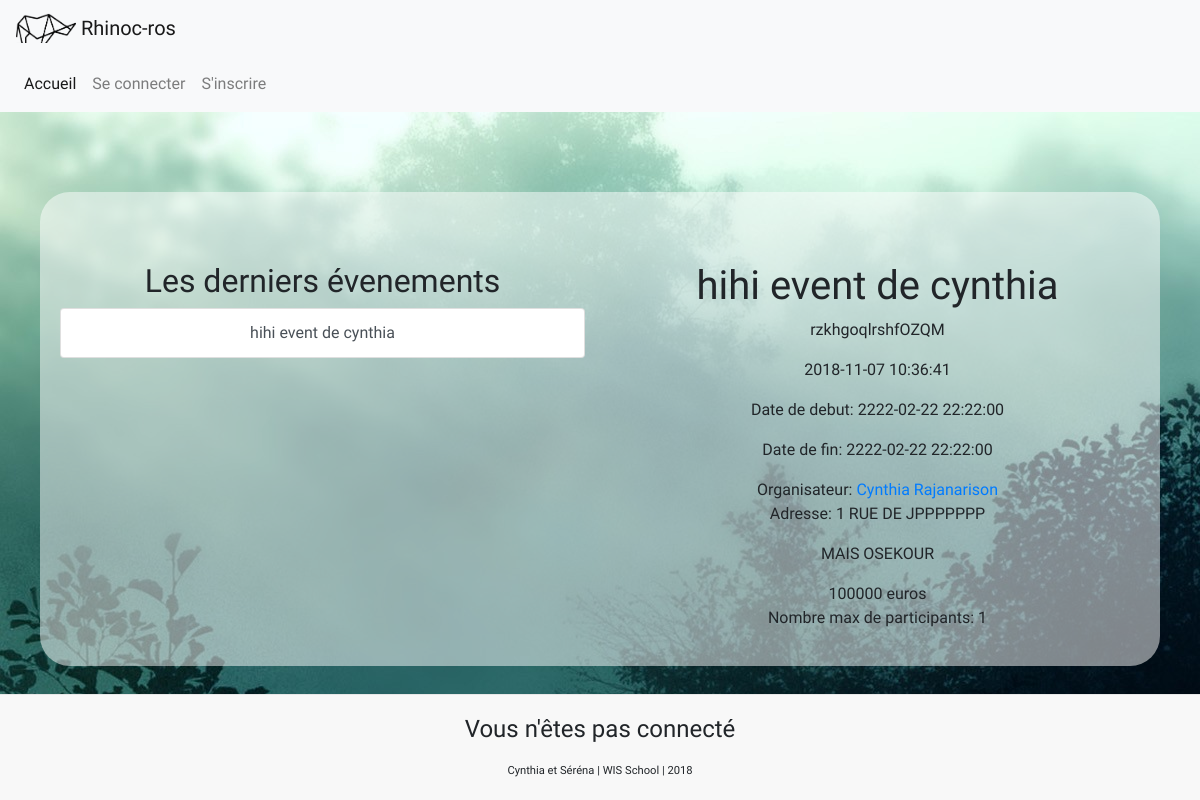
Screenshot of /info.php?id=4 with the database file from the repository.
### tables this page shows
CREATE TABLE IF NOT EXISTS `events` (
  `id` int(11) NOT NULL AUTO_INCREMENT,
  `title` varchar(100) NOT NULL,
  `description` text NOT NULL,
  `date_start` datetime NOT NULL,
  `date_end` datetime NOT NULL,
  `idcreator` int(11) NOT NULL,
  `adress` text NOT NULL,
  `url` varchar(200) DEFAULT NULL,
  `date_created` datetime NOT NULL,
  `price` int(11) unsigned NOT NULL,
  `participant_number` int(11) NOT NULL,
  PRIMARY KEY (`id`)
);

CREATE TABLE IF NOT EXISTS `members` (
  `id` int(11) NOT NULL AUTO_INCREMENT,
  `first_name` varchar(100) NOT NULL,
  `last_name` varchar(100) NOT NULL,
  `email` varchar(250) NOT NULL,
  `password` varchar(250) NOT NULL,
  `date_created` datetime NOT NULL,
  PRIMARY KEY (`id`)
);

### php/get_events.php (called while the page is built)
<?php
  $sql="SELECT *
        FROM events
        ORDER BY date_created DESC";
  $stmt = $conn->prepare($sql);
  $stmt->execute();
  $events = $stmt->fetchAll();
?>

### php/get_eventinfo.php (called while the page is built)
<?php
  $id = $_GET['id'];
  $sql = "SELECT *
          FROM events
          WHERE id=:id";
  $stmt = $conn->prepare($sql);
  $stmt->bindValue(":id", $id);
  $stmt->execute();
  $eventinfo = $stmt->fetch();
  ?>

### php/get_user.php (called while the page is built)
<?php
  $getIdCreator = $eventinfo["idcreator"];
  $sql = "SELECT *
          FROM members
          WHERE members.id = :getIdCreator";
  $stmt = $conn->prepare($sql);
  $stmt->bindValue(":getIdCreator",   $getIdCreator);
  $stmt->execute();
  $resultIdCreator = $stmt->fetch();
?>

### info.php (the view, shortened to what this page needs)
<?php
  include ("php/db.php");
?>
<?php include("php/get_events.php");?>
<?php include("php/get_eventinfo.php");?>
<?php include("php/get_user.php");?>
<?php include("layouts/header.php");?>
<main class="fond_blur">
<div class="row">
  <div class="col-sm-12 col-md-6">
    <h2>Les derniers évenements</h2>
    <?php
    foreach ($events as $event) {
      ?>
      <div class="list-group">
          <a  class='list-group-item list-group-item-action' href="info.php?id=<?php echo $event['id'] ?>">
            <?php echo $event['title'] ?>
          </a>
      </div>
    <?php } ?>
  </div>
    <div class="col-sm-12 col-md-6">
    <h1><?php echo $eventinfo["title"] ?></h1>
    <p><?php echo $eventinfo["description"]?></p>
    <p><?php echo $eventinfo["date_created"]?></p>
    <p><?php echo ("Date de debut: ") . $eventinfo["date_start"]?></p>
    <p><?php echo ("Date de fin: ") . $eventinfo["date_end"]?></p>
    <?php echo ("Organisateur: ")?>
      <a href="profil.php?iduser=<?php echo $eventinfo['idcreator'] ?>">
        <?php echo $resultIdCreator["first_name"] . ("&nbsp") . $resultIdCreator["last_name"] ?>
      </a>
    <p><?php echo ("Adresse: ") . $eventinfo["adress"]?></p>
    <p><?php echo $eventinfo["url"]?></p>
    <div><?php echo $eventinfo["price"]?> euros </div>
    <p> <?php echo  ("Nombre max de participants: ") . $eventinfo["participant_number"]?></p>
  </div>
</div>
</main>
<?php include("layouts/footer.php");?>

### css/style.css (style rules this page uses)
html { min-height: 100%; }
body { background-image: url(fond1.jpg); font-family: 'Cabin', sans-serif; display : table; width: 100%; }
.fond_blur { margin-top: 80px; background-color: #FFFFFF80; padding: 20px; border-radius: 30px; text-align: center; margin-left: 40px; margin-right: 40px; }
.row { margin-top: 50px; }

### rows the page displays
events: title "hihi event de cynthia", description "rzkhgoqlrshfOZQM", date_created "2018-11-07 10:36:41", date_start "2222-02-22 22:22:00", date_end "2222-02-22 22:22:00", adress "1 RUE DE JPPPPPPP", url "MAIS OSEKOUR", price "100000", participant_number "1"
members: first_name "Cynthia", last_name "Rajanarison"
